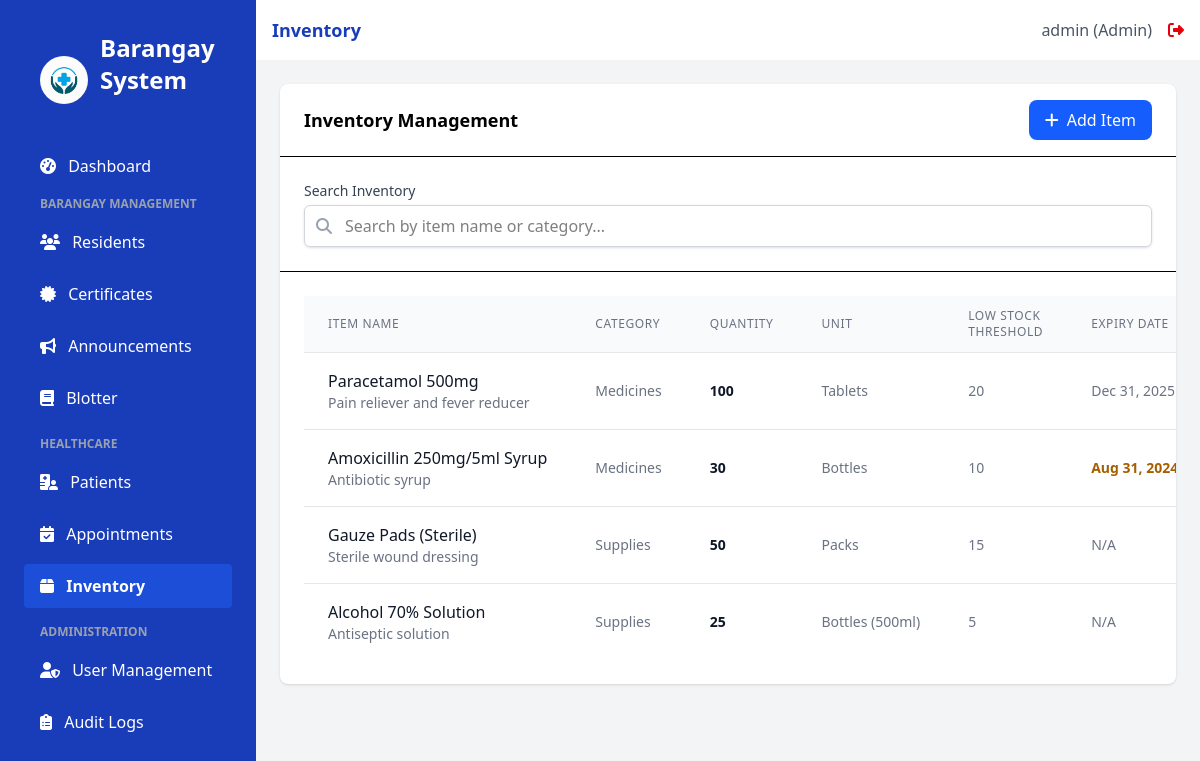
Page /inventory (signed in) on the committed database.
### app.py (models this page shows, shortened)
class User(UserMixin, db.Model):
    id = db.Column(db.Integer, primary_key=True)
    username = db.Column(db.String(100), unique=True, nullable=False)
    email = db.Column(db.String(100), unique=True, nullable=False)
    password_hash = db.Column(db.String(200), nullable=False)
    role = db.Column(db.String(20), nullable=False, default='staff')  # admin, doctor, nurse, staff
    created_at = db.Column(db.DateTime, default=datetime.utcnow)
    issued_certificates = db.relationship('Certificate', backref='issuer', lazy=True)

class InventoryItem(db.Model):
    id = db.Column(db.Integer, primary_key=True)
    name = db.Column(db.String(150), nullable=False)
    description = db.Column(db.Text)
    quantity = db.Column(db.Integer, default=0)
    unit = db.Column(db.String(50)) # e.g., 'pcs', 'boxes', 'bottles'
    category_id = db.Column(db.Integer, db.ForeignKey('inventory_category.id'))
    low_stock_threshold = db.Column(db.Integer, default=10)
    expiry_date = db.Column(db.Date, nullable=True)
    created_at = db.Column(db.DateTime, default=datetime.utcnow)
    updated_at = db.Column(db.DateTime, default=datetime.utcnow, onupdate=datetime.utcnow)
    transactions = db.relationship('InventoryTransaction', backref='item', lazy=True, cascade="all, delete-orphan")

class InventoryCategory(db.Model):
    id = db.Column(db.Integer, primary_key=True)
    name = db.Column(db.String(100), unique=True, nullable=False)
    description = db.Column(db.Text)
    items = db.relationship('InventoryItem', backref='category', lazy=True)

### app.py (the view, shortened to what this page needs)
@app.route('/inventory')
@login_required
@role_required(['admin', 'doctor', 'nurse', 'staff']) # Added 'doctor'
def inventory():
    categories = InventoryCategory.query.all()
    inventory_items = [] # Default to empty list
    low_stock = [] # Default to empty list
    schema_warning_flashed = False # Flag to avoid duplicate warnings
    try:
        inventory_items = InventoryItem.query.all()
    except Exception as e:
        flash('An unexpected error occurred while retrieving inventory items.', 'danger')
        app.logger.error(f"Unexpected error in /inventory (query.all): {e}")
    try:
        low_stock = InventoryItem.query.filter(InventoryItem.quantity <= InventoryItem.low_stock_threshold).all()
    except Exception as e:
        flash('An unexpected error occurred while retrieving low stock items.', 'danger')
        app.logger.error(f"Unexpected error in /inventory (low_stock query): {e}")
    today = date.today() # Get today's date
    return render_template('inventory.html',
                          title='Inventory',
                          categories=categories,
                          inventory=inventory_items, # Will be empty list if error occurred
                          low_stock=low_stock,       # Will be empty list if error occurred
                          today_date=today)

### app.py (called while the page is built)
@login_manager.user_loader
def load_user(user_id):
    return User.query.get(int(user_id))

def role_required(roles):
    def decorator(f):
        @wraps(f)
        def decorated_function(*args, **kwargs):
            if not current_user.is_authenticated or current_user.role not in roles:
                flash('You do not have permission to access this page.', 'danger')
                return redirect(url_for('login'))
            return f(*args, **kwargs)
        return decorated_function
    return decorator

### templates/inventory.html (shortened to what this page needs)
{% extends 'base.html' %}
{% block content %}
<div x-data="inventorySystem()" class="space-y-6">
    <div class="bg-white rounded-lg shadow">
        <div class="border-b px-6 py-4 flex items-center justify-between">
            <h2 class="font-semibold text-lg">Inventory Management</h2>
            <a href="{{ url_for('add_inventory_item') }}" class="bg-blue-600 hover:bg-blue-700 text-white px-4 py-2 rounded-lg flex items-center">
                <i class="fas fa-plus mr-2"></i> Add Item
            </a>
        </div>
        <div class="p-6 border-b">
            <div class="flex flex-col md:flex-row gap-4">
                <div class="flex-1">
                    <label for="search" class="block text-sm font-medium text-gray-700 mb-1">Search Inventory</label>
                    <div class="relative">
                        <div class="absolute inset-y-0 left-0 pl-3 flex items-center pointer-events-none">
                            <i class="fas fa-search text-gray-400"></i>
                        </div>
                        <input type="text" id="search" x-model="searchQuery" class="block w-full pl-10 pr-3 py-2 border border-gray-300 rounded-md shadow-sm focus:outline-none focus:ring-blue-500 focus:border-blue-500" placeholder="Search by item name or category...">
                    </div>
                </div>
            </div>
        </div>
        <div class="p-6 overflow-x-auto">
            <table class="min-w-full divide-y divide-gray-200">
                <thead class="bg-gray-50">
                    <tr>
                        <th scope="col" class="px-6 py-3 text-left text-xs font-medium text-gray-500 uppercase tracking-wider">Item Name</th>
                        <th scope="col" class="px-6 py-3 text-left text-xs font-medium text-gray-500 uppercase tracking-wider">Category</th>
                        <th scope="col" class="px-6 py-3 text-left text-xs font-medium text-gray-500 uppercase tracking-wider">Quantity</th>
                        <th scope="col" class="px-6 py-3 text-left text-xs font-medium text-gray-500 uppercase tracking-wider">Unit</th>
                        <th scope="col" class="px-6 py-3 text-left text-xs font-medium text-gray-500 uppercase tracking-wider">Low Stock Threshold</th>
                        <th scope="col" class="px-6 py-3 text-left text-xs font-medium text-gray-500 uppercase tracking-wider">Expiry Date</th>
                    </tr>
                </thead>
                <tbody class="bg-white divide-y divide-gray-200">
                    {% if inventory %}
                        {% for item in inventory %}
                        <tr x-show="matchesSearch('{{ item.name }}', '{{ item.category.name if item.category else '' }}')">
                            <td class="px-6 py-4 whitespace-nowrap">
                                <div class="font-medium text-gray-900">{{ item.name }}</div>
                                {% if item.description %}
                                <div class="text-sm text-gray-500">{{ item.description|truncate(50) }}</div>
                                {% endif %}
                            </td>
                            <td class="px-6 py-4 whitespace-nowrap text-sm text-gray-500">
                                {{ item.category.name if item.category else 'Uncategorized' }}
                            </td>
                            <td class="px-6 py-4 whitespace-nowrap text-sm font-semibold {% if item.quantity <= item.low_stock_threshold %}text-red-600{% else %}text-gray-900{% endif %}">
                                {{ item.quantity }}
                            </td>
                            <td class="px-6 py-4 whitespace-nowrap text-sm text-gray-500">
                                {{ item.unit }}
                            </td>
                            <td class="px-6 py-4 whitespace-nowrap text-sm text-gray-500">
                                {{ item.low_stock_threshold }}
                            </td>
                            <td class="px-6 py-4 whitespace-nowrap text-sm {% if item.expiry_date and item.expiry_date < today_date %}text-yellow-700 font-semibold{% else %}text-gray-500{% endif %}">
                                {{ item.expiry_date.strftime('%b %d, %Y') if item.expiry_date else 'N/A' }}
                            </td>
                        </tr>
                        {% endfor %}
                    {% else %}
                        <tr>
                            <td colspan="7" class="px-6 py-4 text-center text-sm text-gray-500">
                                No inventory items found. <a href="{{ url_for('add_inventory_item') }}" class="text-blue-600 hover:underline">Add the first item</a>.
                            </td>
                        </tr>
                    {% endif %}
                </tbody>
            </table>
        </div>
    </div>
</div>
{% endblock %}

### templates/base.html (shortened to what this page needs)
<!DOCTYPE html>
<html lang="en">
<head>
    <script src="https://cdn.jsdelivr.net/npm/@tailwindcss/browser@4"></script>
    <link rel="stylesheet" href="https://cdnjs.cloudflare.com/ajax/libs/font-awesome/6.4.0/css/all.min.css">
</head>
<body class="bg-gray-50 flex h-screen">
    <div class="bg-blue-800 text-white w-64 py-4 flex-shrink-0 hidden md:block">
        <div class="px-6">
            <div class="p-4 flex items-center">
                <img src="{{ url_for('static', filename='images/logo.jpg') }}" alt="Barangay Logo" class="h-12 w-12 mr-3 rounded-full">
                <h1 class="text-2xl font-bold mb-8">Barangay System</h1>
            </div>
            <nav>
                <a href="{{ url_for('index') }}" class="sidebar-link block py-2.5 px-4 rounded transition duration-200 {% if request.path == url_for('index') %}sidebar-active{% else %}hover:bg-blue-700{% endif %} mb-2">
                    <i class="fas fa-tachometer-alt mr-2"></i> Dashboard
                </a>
                {% if current_user.role != 'doctor' and current_user.role != 'nurse' %}
                <div class="mb-4">
                    <p class="text-xs uppercase text-gray-400 font-semibold mb-2 pl-4">Barangay Management</p>
                    <a href="{{ url_for('residents') }}" class="sidebar-link block py-2.5 px-4 rounded transition duration-200 {% if request.path == url_for('residents') %}sidebar-active{% else %}hover:bg-blue-700{% endif %} mb-2">
                        <i class="fas fa-users mr-2"></i> Residents
                    </a>
                    <a href="{{ url_for('certificates') }}" class="sidebar-link block py-2.5 px-4 rounded transition duration-200 {% if request.path == url_for('certificates') %}sidebar-active{% else %}hover:bg-blue-700{% endif %} mb-2">
                        <i class="fas fa-certificate mr-2"></i> Certificates
                    </a>
                    <a href="{{ url_for('announcements') }}" class="sidebar-link block py-2.5 px-4 rounded transition duration-200 {% if request.path == url_for('announcements') %}sidebar-active{% else %}hover:bg-blue-700{% endif %} mb-2">
                        <i class="fas fa-bullhorn mr-2"></i> Announcements
                    </a>
                    <a href="{{ url_for('blotter') }}" class="sidebar-link block py-2.5 px-4 rounded transition duration-200 {% if request.path.startswith('/blotter') %}sidebar-active{% else %}hover:bg-blue-700{% endif %} mb-2">
                        <i class="fas fa-book mr-2"></i> Blotter
                    </a>
                </div>
                {% endif %}
                {% if current_user.role != 'staff' %}
                <div class="mb-4">
                    <p class="text-xs uppercase text-gray-400 font-semibold mb-2 pl-4">Healthcare</p>
                    <a href="{{ url_for('patients') }}" class="sidebar-link block py-2.5 px-4 rounded transition duration-200 {% if request.path == url_for('patients') %}sidebar-active{% else %}hover:bg-blue-700{% endif %} mb-2">
                        <i class="fas fa-hospital-user mr-2"></i> Patients
                    </a>
                    <a href="{{ url_for('appointments') }}" class="sidebar-link block py-2.5 px-4 rounded transition duration-200 {% if request.path == url_for('appointments') %}sidebar-active{% else %}hover:bg-blue-700{% endif %} mb-2">
                        <i class="fas fa-calendar-check mr-2"></i> Appointments
                    </a>
                    <a href="{{ url_for('inventory') }}" class="sidebar-link block py-2.5 px-4 rounded transition duration-200 {% if request.path == url_for('inventory') %}sidebar-active{% else %}hover:bg-blue-700{% endif %} mb-2">
                        <i class="fas fa-box mr-2"></i> Inventory
                    </a>
                </div>
                {% endif %}
                {% if current_user.is_authenticated and current_user.role == 'admin' %}
                <div class="mb-4">
                    <p class="text-xs uppercase text-gray-400 font-semibold mb-2 pl-4">Administration</p>
                    <a href="{{ url_for('users') }}" class="sidebar-link block py-2.5 px-4 rounded transition duration-200 {% if request.path == url_for('users') %}sidebar-active{% else %}hover:bg-blue-700{% endif %} mb-2">
                        <i class="fas fa-user-shield mr-2"></i> User Management
                    </a>
                    <a href="{{ url_for('audit_logs') }}" class="sidebar-link block py-2.5 px-4 rounded transition duration-200 {% if request.path == url_for('audit_logs') %}sidebar-active{% else %}hover:bg-blue-700{% endif %} mb-2">
                        <i class="fas fa-clipboard-list mr-2"></i> Audit Logs
                    </a>
                </div>
                {% endif %}
            </nav>
        </div>
    </div>
    <div class="flex-1 flex flex-col overflow-hidden">
        <header class="bg-white shadow-sm py-4 px-4">
            <div class="flex items-center justify-between">
                <div class="text-lg font-semibold text-blue-800">{{ title }}</div>
                {% if current_user.is_authenticated %}
                <div class="flex items-center">
                    <span class="text-gray-600 mr-4">{{ current_user.username }} ({{ current_user.role|capitalize }})</span>
                    <a href="{{ url_for('logout') }}" class="text-red-600 hover:text-red-800">
                        <i class="fas fa-sign-out-alt"></i>
                    </a>
                </div>
                {% endif %}
            </div>
        </header>
        <main class="flex-1 overflow-x-hidden overflow-y-auto bg-gray-100 p-6">
            {% block content %}{% endblock %}
        </main>
    </div>
</body>
</html>

### templates/base.html (style rules this page uses)
.sidebar-active { background-color: #1D4ED8; color: white; font-weight: 600; }

### rows in the picture
User: username "admin", role "Admin"
InventoryItem: name "Paracetamol 500mg", description "Pain reliever and fever reducer", category "Medicines", quantity "100", unit "Tablets", low_stock_threshold "20", expiry_date "Dec 31, 2025"
InventoryItem: name "Amoxicillin 250mg/5ml Syrup", description "Antibiotic syrup", category "Medicines", quantity "30", unit "Bottles", low_stock_threshold "10", expiry_date "Aug 31,…"
InventoryItem: name "Gauze Pads (Sterile)", description "Sterile wound dressing", category "Supplies", quantity "50", unit "Packs", low_stock_threshold "15", expiry_date "N/A"
InventoryItem: name "Alcohol 70% Solution", description "Antiseptic solution", category "Supplies", quantity "25", unit "Bottles (500ml)", low_stock_threshold "5", expiry_date "N/A"

### other values in the picture
{{ title }} "Inventory"
